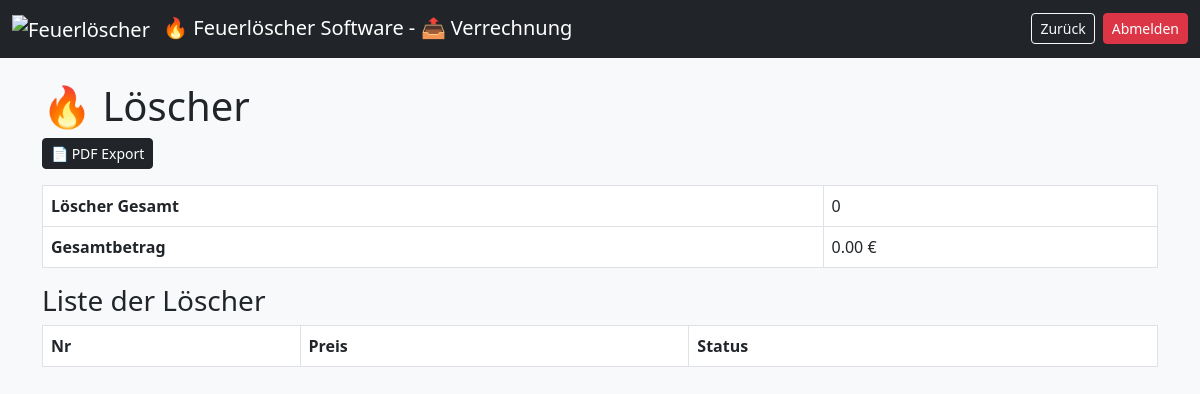
/verrechnung.php (signed in), run on an earlier commit of the app's database.
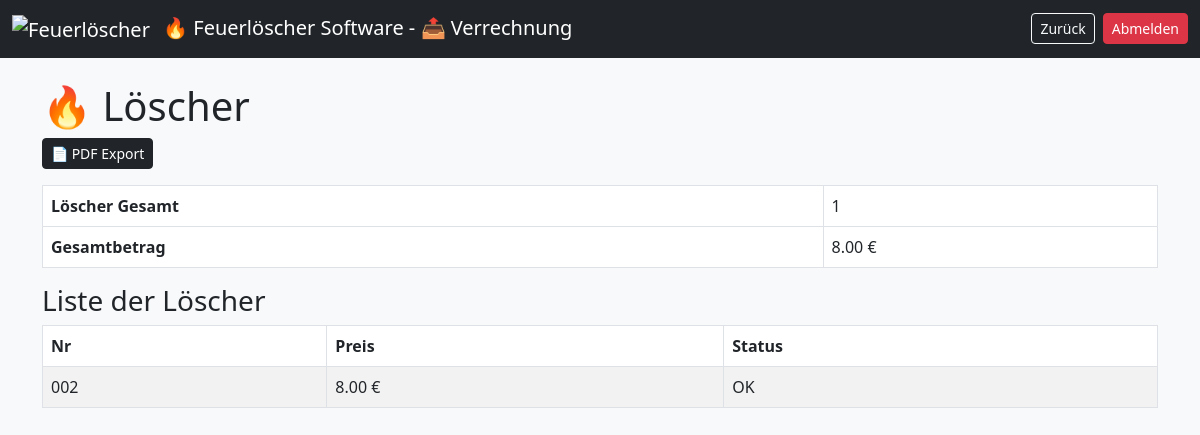
And on a later commit of the database.
### tables this page shows
CREATE TABLE loescher (
    id INTEGER PRIMARY KEY AUTOINCREMENT,
    nummer TEXT UNIQUE,
    name TEXT,
    zeitstempel TEXT,
    typ TEXT,
    preis REAL,
    loeschertyp TEXT,
    menge REAL,
    einheit TEXT,
    etikett_gedruckt INTEGER,
    abholschein_gedruckt INTEGER,
    bezahlt INTEGER,
    geprueft INTEGER,
    abgeholt INTEGER,
    defekt INTEGER,
    info TEXT,
    active INTEGER
);

### verrechnung.php (the view, shortened to what this page needs)
<?php
$db = getDB();
$result = $db->query("SELECT * FROM loescher WHERE active=1");
$allLoscher = [];
while ($row = $result->fetchArray(SQLITE3_ASSOC)) {
    $allLoscher[] = $row;
}
$stats = [
    'gesamt' => 0,
    'ok' => 0,
    'defekt' => 0,
    'nicht_geprueft' => 0
];
function getPreis($typ) {
    switch ($typ) {
        case 'Standard': return PREIS_RABATT;
    }
}
$gefilterteLoscher = [];
foreach ($allLoscher as $l) {
    if ($l['defekt']) {
        $status = 'defekt';
        $statusText = 'Defekt';
    } elseif (!$l['geprueft']) {
        $statusText = 'Nicht geprüft';
    } else {
        $statusText = 'OK';
    }
    $istVerrechenbar = (
        !$l['defekt'] &&
        $l['bezahlt'] &&
        $l['typ'] !== 'Gratis' &&
        $l['geprueft']
    );
    if (!$istVerrechenbar) {
        continue;
    }
    $vollpreis = getPreis($l['typ']);
    $stats['gesamt']++;
    $l['statusText'] = $statusText;
    $l['vollpreis'] = $vollpreis;
    $gefilterteLoscher[] = $l;
}
$gesamtGewinnFirma = $stats['gesamt'] * PREIS_RABATT;
?>
<!DOCTYPE html>
<html>
<head>
<link href="https://cdn.jsdelivr.net/npm/bootstrap@5.3.0/dist/css/bootstrap.min.css" rel="stylesheet" />
</head>
<body class="bg-light">
<nav class="navbar navbar-expand-lg navbar-dark bg-dark">
    <div class="container-fluid">
        <span class="navbar-brand">
            <img src="./images/Feuerlöscher.ico" alt="Feuerlöscher" width="24" height="24" class="me-2">
            &#128293; Feuerlöscher Software - &#128228; Verrechnung
        </span>
        <div class="d-flex gap-2">
            <a href="index.php" class="btn btn-outline-light btn-sm">
                Zurück
            </a>
            <a href="?logout=1" class="btn btn-danger btn-sm">
                Abmelden
            </a>
        </div>
    </div>
</nav>
<div class="container mt-4">
    <h1>&#128293; Löscher</h1>
    <div class="mb-3">
       <a href="verrechnung_export_pdf.php" target="_blank" rel="noopener noreferrer" class="btn btn-dark btn-sm">
            📄 PDF Export
        </a>
    </div>
    <table class="table table-bordered w-100">
        <tr><th>Löscher Gesamt</th><td><?= $stats['gesamt'] ?></td></tr>
        <tr><th>Gesamtbetrag</th><td><?= number_format($gesamtGewinnFirma,2) ?> €</td></tr>
    </table>
    <h3>Liste der Löscher</h3>
    <table class="table table-striped table-bordered">
        <thead>
            <tr>
                <th>Nr</th>
                <th>Preis</th>
                <th>Status</th>
            </tr>
        </thead>
        <tbody>
            <?php foreach ($gefilterteLoscher as $v): ?>
            <?php
                if ($v['defekt']) $class='status-defekt';
                elseif (!$v['geprueft']) $class='status-nicht_geprueft';
                else $class='status-ok';
            ?>
            <tr class="<?= $class ?>">
                <td><?= sprintf("%03d", $v['nummer']) ?></td>
                <td><?= number_format($v['vollpreis'],2) ?> €</td>
                <td><?= $v['statusText'] ?></td>
            </tr>
            <?php endforeach; ?>
        </tbody>
    </table>
</div>
</body>
</html>

What changed in the data, as far as the page shows it:
added loescher: nummer "002", vollpreis "8.00", statusText "OK"
Also different on the page:
$stats['gesamt']: "0" → "1"
$gesamtGewinnFirma: "0.00" → "8.00"
